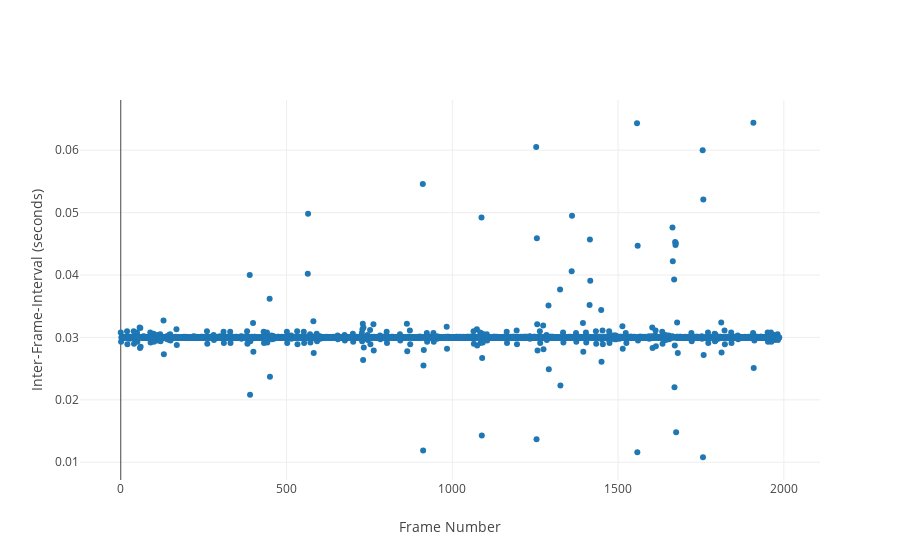

The code cell stored with this chart in its notebook:
### Markdown cell above
It seems the errors in frame intervals gets progressively worse?

### Code cell
myFrameDiff = np.diff( frame_df['secondsSinceStart'].values )

fig = {
    'data': [{
        'x': frame_df.value, 
        'y': myFrameDiff, 
        'text': '', 
        'mode': 'markers', 
        'name': ''
    }],
    'layout': {
        'xaxis': {'title': 'Frame Number'},
        'yaxis': {'title': "Inter-Frame-Interval (seconds)"}
    }
}

iplot(fig, filename='pandas/multiple-scatter')

### Figure 1 — Plotly figure (JSON) as saved in the notebook; plotly's stock layout.template omitted (floating-point values rounded to 4 significant figures; data arrays with more than 128 entries replaced by an {"elided": "..."} marker saying what was removed)
{"data": [{"mode": "markers", "name": "", "text": "", "x": {"elided": "1988 int values"}, "y": {"elided": "1987 float values"}}], "layout": {"xaxis": {"title": "Frame Number"}, "yaxis": {"title": "Inter-Frame-Interval (seconds)"}}}
